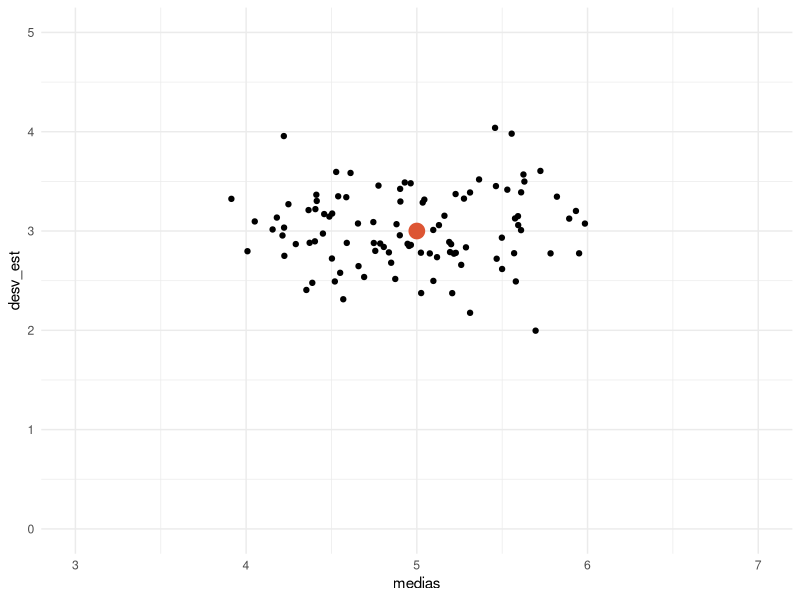
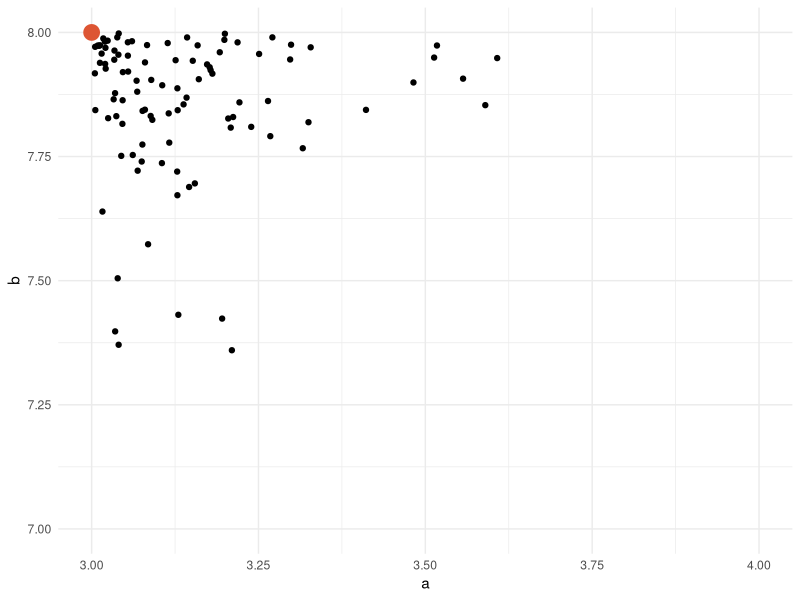
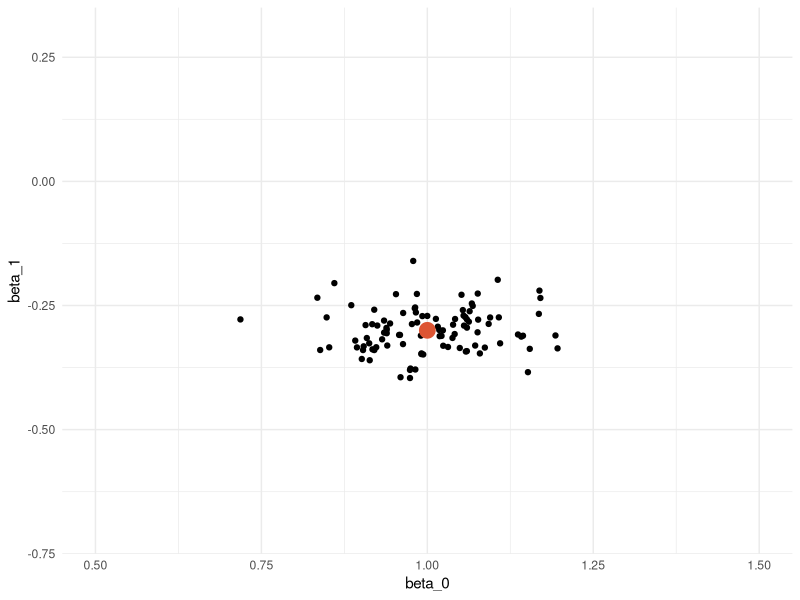

These charts were generated, in order, by the following R code:

# paquetes ----------------------------------------------------------------

library("dplyr")
library("ggplot2")
library("magrittr")
library("purrr")


# Distribución normal -----------------------------------------------------

tamano_muestral <- 35
iteraciones <- 100

tibble(
  muestras = replicate(iteraciones, rnorm(tamano_muestral, 5, 3), simplify = FALSE),
  medias = map_dbl(muestras, mean),
  desv_est = map_dbl(muestras, sd)
) -> simulaciones

qplot(medias, desv_est, data = simulaciones) + 
  annotate("point", 5, 3, colour = "#dd5533", size = 5) +
  xlim(3, 7) +
  ylim(0, 5) +
  theme_minimal()


# Distribución uniforme ---------------------------------------------------


tamano_muestral <- 35
iteraciones <- 100

tibble(
  muestras = replicate(iteraciones, runif(tamano_muestral, 3, 8), simplify = FALSE),
  a = map_dbl(muestras, min),
  b = map_dbl(muestras, max)
) -> simulaciones

qplot(a, b, data = simulaciones) + 
  annotate("point", 3, 8, colour = "#dd5533", size = 5) +
  xlim(3, 4) +
  ylim(7, 8) +
  theme_minimal()


# regresión lineal --------------------------------------------------------

genera_y <- function(x){
-0.3*x + 1 + rnorm(length(x), 0, 0.5)
}

estima_betas <- function(x, y){
  coef(lm(y ~ x))
}

tibble(
  datos_x = replicate(iteraciones, seq(-3, 3, length.out = tamano_muestral), simplify = FALSE),
  datos_y = map(datos_x, genera_y),
  betas = map2(datos_x, datos_y, estima_betas),
  beta_0 = map_dbl(betas, extract, 1),
  beta_1 = map_dbl(betas, extract, 2),
  # plot = map2(datos_x, datos_y, plot)
) -> simulaciones

qplot(beta_0, beta_1, data = simulaciones) + 
  annotate("point", 1, -0.3, colour = "#dd5533", size = 5) +
  xlim(0.5, 1.5) +
  ylim(-0.7, 0.3) +
  theme_minimal()

